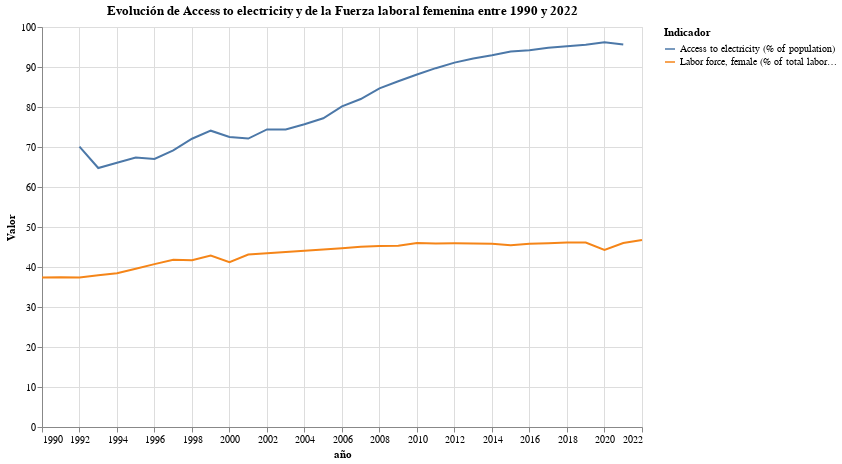

Notebook source saved alongside this figure:
### Code cell
# Correcion de las fechas anteriores
# Convertir la columna 'año' a tipo fecha
df_subset['año'] = pd.to_datetime(df_subset['año'], format='%Y')

# Derretir el DataFrame para facilitar el gráfico
df_melted = df_subset.melt(id_vars=['año'], var_name='Indicador', value_name='Valor')

# Crear el gráfico de línea
chart = alt.Chart(df_melted).mark_line().encode(
    x='año:T',  # Usar 'T' para indicar que se trata de datos temporales
    y='Valor:Q',
    color='Indicador:N'
).properties(
    width=600,
    height=400,
    title='Evolución de Access to electricity y de la Fuerza laboral femenina entre 1990 y 2022'
)

# Mostrar el gráfico
chart

### Figure 1 — Vega-Lite specification as saved in the notebook (floating-point values rounded to 4 significant figures)
{"config": {"view": {"continuousWidth": 300, "continuousHeight": 300}}, "data": {"name": "data-8e7e515ba6fba42cdef00b9ebcec1641"}, "mark": {"type": "line"}, "encoding": {"color": {"field": "Indicador", "type": "nominal"}, "x": {"field": "año", "type": "temporal"}, "y": {"field": "Valor", "type": "quantitative"}}, "height": 400, "title": "Evolución de Access to electricity y de la Fuerza laboral femenina entre 1990 y 2022", "width": 600, "$schema": "https://vega.github.io/schema/vega-lite/v5.16.3.json", "datasets": {"data-8e7e515ba6fba42cdef00b9ebcec1641": [{"año": "1990-01-01T00:00:00", "Indicador": "Access to electricity (% of population)", "Valor": null}, {"año": "1991-01-01T00:00:00", "Indicador": "Access to electricity (% of population)", "Valor": null}, {"año": "1992-01-01T00:00:00", "Indicador": "Access to electricity (% of population)", "Valor": 70.1}, {"año": "1993-01-01T00:00:00", "Indicador": "Access to electricity (% of population)", "Valor": 64.75}, {"año": "1994-01-01T00:00:00", "Indicador": "Access to electricity (% of population)", "Valor": 66.05}, {"año": "1995-01-01T00:00:00", "Indicador": "Access to electricity (% of population)", "Valor": 67.35}, {"año": "1996-01-01T00:00:00", "Indicador": "Access to electricity (% of population)", "Valor": 67.0}, {"año": "1997-01-01T00:00:00", "Indicador": "Access to electricity (% of population)", "Valor": 69.16}, {"año": "1998-01-01T00:00:00", "Indicador": "Access to electricity (% of population)", "Valor": 72.07}, {"año": "1999-01-01T00:00:00", "Indicador": "Access to electricity (% of population)", "Valor": 74.08}, {"año": "2000-01-01T00:00:00", "Indicador": "Access to electricity (% of population)", "Valor": 72.5}, {"año": "2001-01-01T00:00:00", "Indicador": "Access to electricity (% of population)", "Valor": 72.11}, {"año": "2002-01-01T00:00:00", "Indicador": "Access to electricity (% of population)", "Valor": 74.38}, {"año": "2003-01-01T00:00:00", "Indicador": "Access to electricity (% of population)", "Valor": 74.38}, {"año": "2004-01-01T00:00:00", "Indicador": "Access to electricity (% of population)", "Valor": 75.69}, {"año": "2005-01-01T00:00:00", "Indicador": "Access to electricity (% of population)", "Valor": 77.17}, {"año": "2006-01-01T00:00:00", "Indicador": "Access to electricity (% of population)", "Valor": 80.16}, {"año": "2007-01-01T00:00:00", "Indicador": "Access to electricity (% of population)", "Valor": 81.99}, {"año": "2008-01-01T00:00:00", "Indicador": "Access to electricity (% of population)", "Valor": 84.68}, {"año": "2009-01-01T00:00:00", "Indicador": "Access to electricity (% of population)", "Valor": 86.42}, {"año": "2010-01-01T00:00:00", "Indicador": "Access to electricity (% of population)", "Valor": 88.12}, {"año": "2011-01-01T00:00:00", "Indicador": "Access to electricity (% of population)", "Valor": 89.71}, {"año": "2012-01-01T00:00:00", "Indicador": "Access to electricity (% of population)", "Valor": 91.1}, {"año": "2013-01-01T00:00:00", "Indicador": "Access to electricity (% of population)", "Valor": 92.14}, {"año": "2014-01-01T00:00:00", "Indicador": "Access to electricity (% of population)", "Valor": 92.92}, {"año": "2015-01-01T00:00:00", "Indicador": "Access to electricity (% of population)", "Valor": 93.85}, {"año": "2016-01-01T00:00:00", "Indicador": "Access to electricity (% of population)", "Valor": 94.2}, {"año": "2017-01-01T00:00:00", "Indicador": "Access to electricity (% of population)", "Valor": 94.8}, {"año": "2018-01-01T00:00:00", "Indicador": "Access to electricity (% of population)", "Valor": 95.2}, {"año": "2019-01-01T00:00:00", "Indicador": "Access to electricity (% of population)", "Valor": 95.55}, {"año": "2020-01-01T00:00:00", "Indicador": "Access to electricity (% of population)", "Valor": 96.2}, {"año": "2021-01-01T00:00:00", "Indicador": "Access to electricity (% of population)", "Valor": 95.6}, {"año": "2022-01-01T00:00:00", "Indicador": "Access to electricity (% of population)", "Valor": null}, {"año": "1990-01-01T00:00:00", "Indicador": "Labor force, female (% of total labor force)", "Valor": "37.3724250367503"}, {"año": "1991-01-01T00:00:00", "Indicador": "Labor force, female (% of total labor force)", "Valor": "37.4395764837796"}, {"año": "1992-01-01T00:00:00", "Indicador": "Labor force, female (% of total labor force)", "Valor": "37.3568974141558"}, {"año": "1993-01-01T00:00:00", "Indicador": "Labor force, female (% of total labor force)", "Valor": "37.9136920848328"}, {"año": "1994-01-01T00:00:00", "Indicador": "Labor force, female (% of total labor force)", "Valor": "38.448057278662"}, {"año": "1995-01-01T00:00:00", "Indicador": "Labor force, female (% of total labor force)", "Valor": "39.568887503712"}, {"año": "1996-01-01T00:00:00", "Indicador": "Labor force, female (% of total labor force)", "Valor": "40.7148181354051"}, {"año": "1997-01-01T00:00:00", "Indicador": "Labor force, female (% of total labor force)", "Valor": "41.809889784265"}, {"año": "1998-01-01T00:00:00", "Indicador": "Labor force, female (% of total labor force)", "Valor": "41.6867282752194"}, {"año": "1999-01-01T00:00:00", "Indicador": "Labor force, female (% of total labor force)", "Valor": "42.852867842457"}, {"año": "2000-01-01T00:00:00", "Indicador": "Labor force, female (% of total labor force)", "Valor": "41.2190811704125"}, {"año": "2001-01-01T00:00:00", "Indicador": "Labor force, female (% of total labor force)", "Valor": "43.0977163888045"}, {"año": "2002-01-01T00:00:00", "Indicador": "Labor force, female (% of total labor force)", "Valor": "43.4343657526015"}, {"año": "2003-01-01T00:00:00", "Indicador": "Labor force, female (% of total labor force)", "Valor": "43.7523918910809"}, {"año": "2004-01-01T00:00:00", "Indicador": "Labor force, female (% of total labor force)", "Valor": "44.0555134064441"}, {"año": "2005-01-01T00:00:00", "Indicador": "Labor force, female (% of total labor force)", "Valor": "44.3447238934809"}, {"año": "2006-01-01T00:00:00", "Indicador": "Labor force, female (% of total labor force)", "Valor": "44.6674229117992"}, {"año": "2007-01-01T00:00:00", "Indicador": "Labor force, female (% of total labor force)", "Valor": "45.0673338315268"}, {"año": "2008-01-01T00:00:00", "Indicador": "Labor force, female (% of total labor force)", "Valor": "45.2229471581833"}, {"año": "2009-01-01T00:00:00", "Indicador": "Labor force, female (% of total labor force)", "Valor": "45.3332186651277"}, {"año": "2010-01-01T00:00:00", "Indicador": "Labor force, female (% of total labor force)", "Valor": "45.9866454056209"}, {"año": "2011-01-01T00:00:00", "Indicador": "Labor force, female (% of total labor force)", "Valor": "45.9053064622094"}, {"año": "2012-01-01T00:00:00", "Indicador": "Labor force, female (% of total labor force)", "Valor": "45.9124800404932"}, {"año": "2013-01-01T00:00:00", "Indicador": "Labor force, female (% of total labor force)", "Valor": "45.8711092036968"}, {"año": "2014-01-01T00:00:00", "Indicador": "Labor force, female (% of total labor force)", "Valor": "45.804310150231"}, {"año": "2015-01-01T00:00:00", "Indicador": "Labor force, female (% of total labor force)", "Valor": "45.4276000599438"}, {"año": "2016-01-01T00:00:00", "Indicador": "Labor force, female (% of total labor force)", "Valor": "45.7818223870905"}, {"año": "2017-01-01T00:00:00", "Indicador": "Labor force, female (% of total labor force)", "Valor": "45.9158254902167"}, {"año": "2018-01-01T00:00:00", "Indicador": "Labor force, female (% of total labor force)", "Valor": "46.1114156983427"}, {"año": "2019-01-01T00:00:00", "Indicador": "Labor force, female (% of total labor force)", "Valor": "46.1284202883485"}, {"año": "2020-01-01T00:00:00", "Indicador": "Labor force, female (% of total labor force)", "Valor": "44.2865347211395"}, {"año": "2021-01-01T00:00:00", "Indicador": "Labor force, female (% of total labor force)", "Valor": "45.975899260784"}, {"año": "2022-01-01T00:00:00", "Indicador": "Labor force, female (% of total labor force)", "Valor": "46.7458159089724"}]}}
